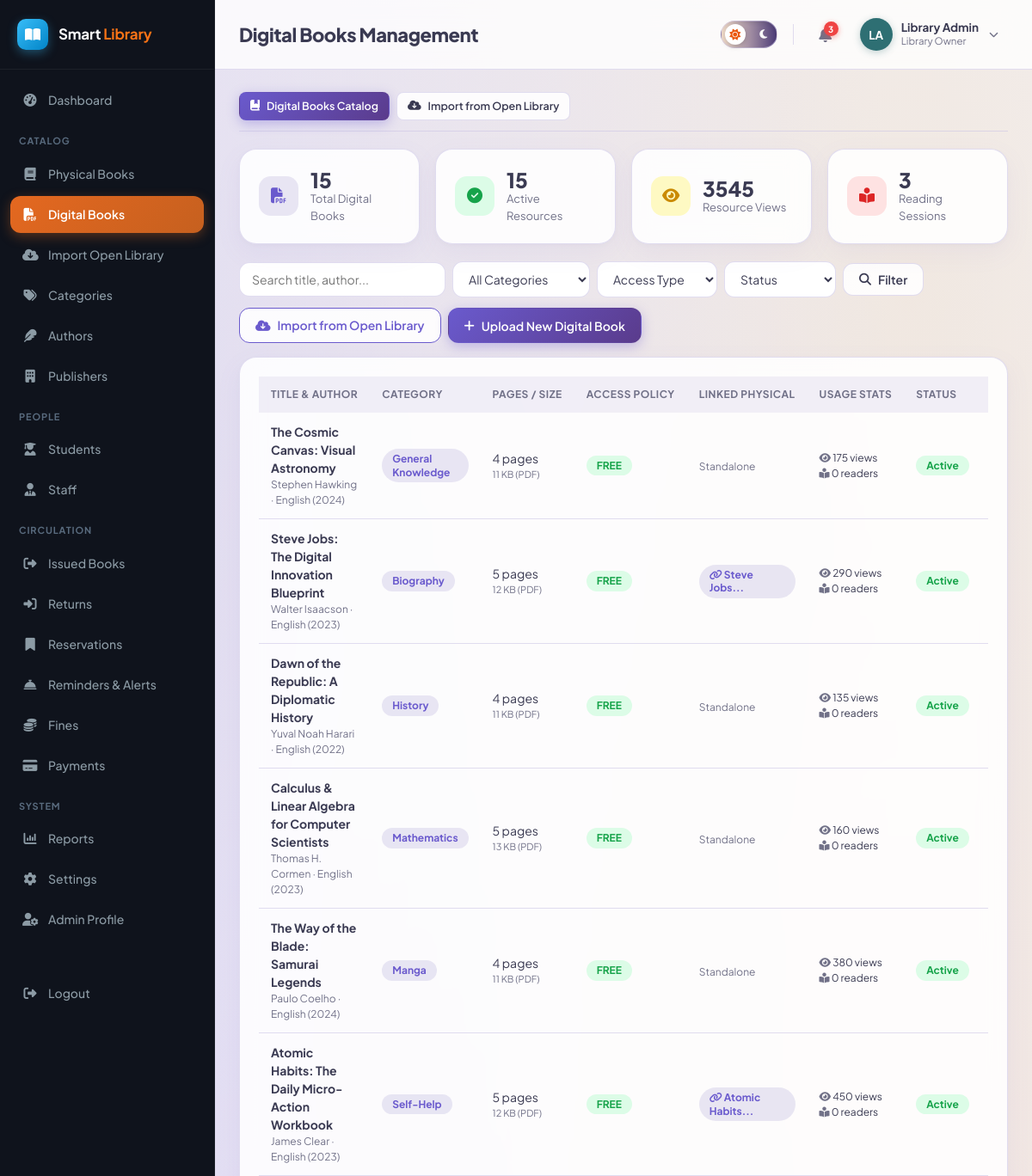
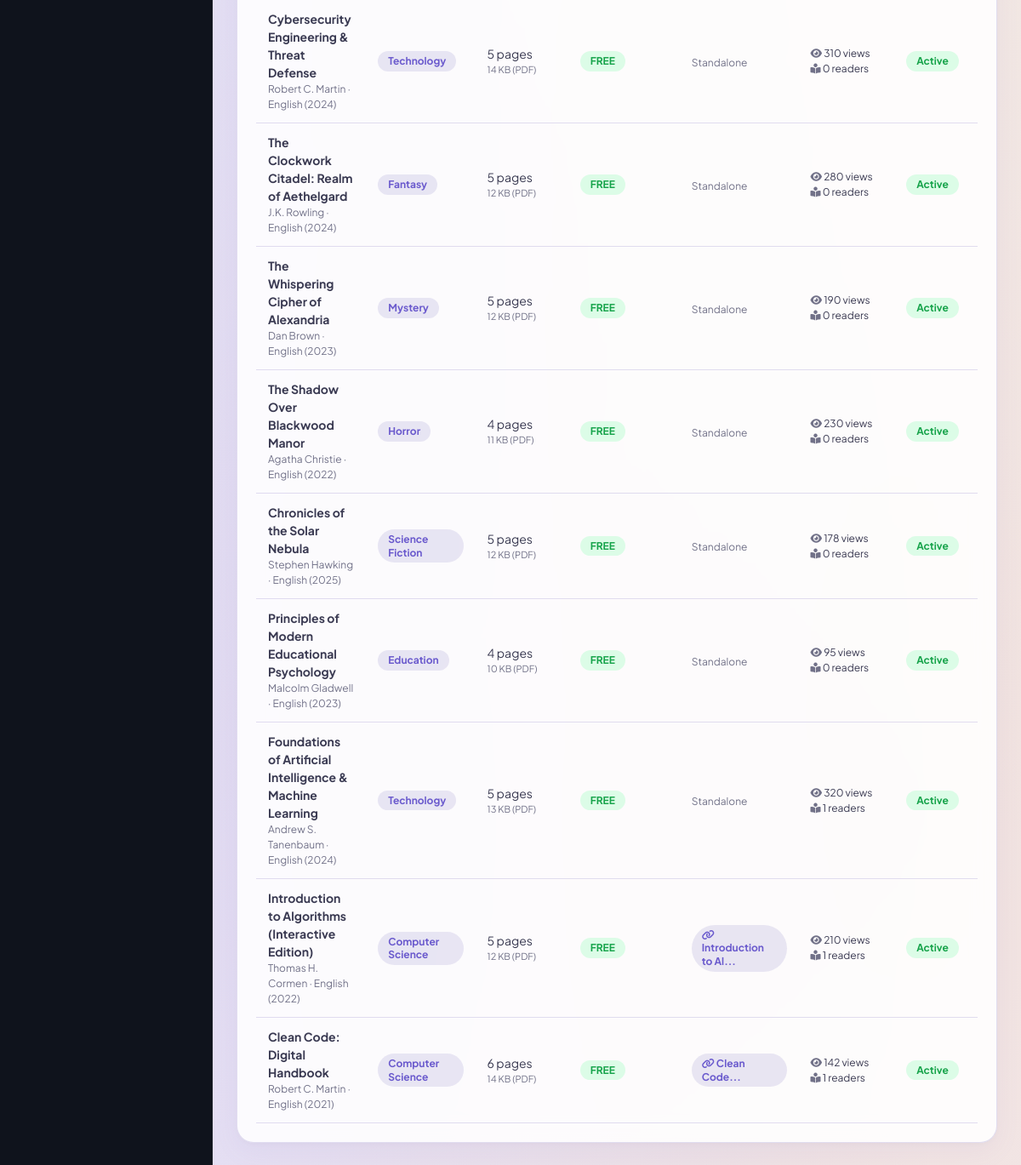
The page /admin/digital-books.php (signed in) on the database its author committed (2 pictures, top to bottom).
### tables this page shows
CREATE TABLE digital_books (
    id INT AUTO_INCREMENT PRIMARY KEY,
    book_id INT NULL,
    title VARCHAR(200) NOT NULL,
    author_id INT NULL,
    author_name VARCHAR(150) NULL,
    category_id INT NULL,
    publisher_id INT NULL,
    isbn VARCHAR(30) NULL,
    ia_id VARCHAR(100) NULL,
    publication_year INT NULL,
    edition VARCHAR(30) DEFAULT '1st',
    language VARCHAR(40) DEFAULT 'English',
    pages INT DEFAULT 10,
    description TEXT NULL,
    cover_image VARCHAR(255) NULL,
    file_path VARCHAR(255) NOT NULL,
    file_format VARCHAR(20) NOT NULL DEFAULT 'PDF',
    file_size_kb INT DEFAULT 0,
    access_type ENUM('free','restricted','open_access') NOT NULL DEFAULT 'free',
    license_info VARCHAR(255) DEFAULT 'Open Educational Resource / Demonstration',
    view_count INT NOT NULL DEFAULT 0,
    read_count INT NOT NULL DEFAULT 0,
    status ENUM('active','inactive') NOT NULL DEFAULT 'active',
    created_at TIMESTAMP DEFAULT CURRENT_TIMESTAMP,
    updated_at TIMESTAMP DEFAULT CURRENT_TIMESTAMP ON UPDATE CURRENT_TIMESTAMP,
    FOREIGN KEY (book_id) REFERENCES books(id) ON DELETE SET NULL,
    FOREIGN KEY (author_id) REFERENCES authors(id) ON DELETE SET NULL,
    FOREIGN KEY (category_id) REFERENCES categories(id) ON DELETE SET NULL,
    FOREIGN KEY (publisher_id) REFERENCES publishers(id) ON DELETE SET NULL,
    INDEX idx_dtitle (title),
    INDEX idx_dcat (category_id),
    INDEX idx_dauthor (author_id),
    INDEX idx_dstatus (status),
    INDEX idx_disbn (isbn),
    INDEX idx_dia (ia_id)
);

CREATE TABLE categories (
    id INT AUTO_INCREMENT PRIMARY KEY,
    name VARCHAR(100) NOT NULL UNIQUE,
    description VARCHAR(255) DEFAULT NULL
);

CREATE TABLE books (
    id INT AUTO_INCREMENT PRIMARY KEY,
    isbn VARCHAR(30) NOT NULL UNIQUE,
    title VARCHAR(200) NOT NULL,
    author_id INT DEFAULT NULL,
    category_id INT DEFAULT NULL,
    publisher_id INT DEFAULT NULL,
    publication_year YEAR DEFAULT NULL,
    edition VARCHAR(30) DEFAULT NULL,
    language VARCHAR(40) DEFAULT 'English',
    pages INT DEFAULT NULL,
    price DECIMAL(10,2) DEFAULT 0.00,
    shelf_number VARCHAR(30) DEFAULT NULL,
    total_copies INT NOT NULL DEFAULT 1,
    available_copies INT NOT NULL DEFAULT 1,
    description TEXT DEFAULT NULL,
    image VARCHAR(255) DEFAULT NULL,
    status ENUM('active','inactive') NOT NULL DEFAULT 'active',
    created_at TIMESTAMP DEFAULT CURRENT_TIMESTAMP,
    updated_at TIMESTAMP DEFAULT CURRENT_TIMESTAMP ON UPDATE CURRENT_TIMESTAMP,
    FOREIGN KEY (author_id) REFERENCES authors(id) ON DELETE SET NULL,
    FOREIGN KEY (category_id) REFERENCES categories(id) ON DELETE SET NULL,
    FOREIGN KEY (publisher_id) REFERENCES publishers(id) ON DELETE SET NULL,
    INDEX idx_title (title),
    INDEX idx_isbn (isbn)
);

### admin/digital-books.php (the view, shortened to what this page needs)
<?php
require_once __DIR__ . '/../includes/functions.php';
require_once __DIR__ . '/../includes/auth-check.php';
$search = trim($_GET['q'] ?? '');
$where = ["1=1"];
$params = [];
$whereSql = 'WHERE ' . implode(' AND ', $where);
$stmt = $pdo->prepare("
    SELECT db.*, c.name AS category_name, COALESCE(a.name, db.author_name) AS author_name,
           p.name AS publisher_name, b.title AS physical_title,
           (SELECT COUNT(*) FROM reading_history WHERE digital_book_id = db.id) AS active_readers
    FROM digital_books db
    LEFT JOIN categories c ON c.id = db.category_id
    LEFT JOIN authors a ON a.id = db.author_id
    LEFT JOIN publishers p ON p.id = db.publisher_id
    LEFT JOIN books b ON b.id = db.book_id
    $whereSql
    ORDER BY db.id DESC
");
$stmt->execute($params);
$books = $stmt->fetchAll();
$totalDigital = (int)$pdo->query("SELECT COUNT(*) FROM digital_books")->fetchColumn();
$activeDigital = (int)$pdo->query("SELECT COUNT(*) FROM digital_books WHERE status='active'")->fetchColumn();
$totalViews = (int)$pdo->query("SELECT COALESCE(SUM(view_count),0) FROM digital_books")->fetchColumn();
$totalReadingSessions = (int)$pdo->query("SELECT COUNT(*) FROM reading_history")->fetchColumn();
include __DIR__ . '/../includes/header.php';
?>
<div class="flex gap-2" style="margin-bottom: 20px; border-bottom: 1px solid var(--border); padding-bottom: 12px;">
    <a href="digital-books.php" class="btn btn-primary btn-sm"><i class="fa-solid fa-book-bookmark"></i> Digital Books Catalog</a>
    <a href="openlibrary-import.php" class="btn btn-outline btn-sm"><i class="fa-solid fa-cloud-arrow-down"></i> Import from Open Library</a>
</div>
<div class="grid grid-4" style="margin-bottom:20px;">
    <div class="card stat-card">
        <div class="icon blue"><i class="fa-solid fa-file-pdf"></i></div>
        <div><div class="num"><?= $totalDigital ?></div><div class="label">Total Digital Books</div></div>
    </div>
    <div class="card stat-card">
        <div class="icon green"><i class="fa-solid fa-circle-check"></i></div>
        <div><div class="num"><?= $activeDigital ?></div><div class="label">Active Resources</div></div>
    </div>
    <div class="card stat-card">
        <div class="icon yellow"><i class="fa-solid fa-eye"></i></div>
        <div><div class="num"><?= $totalViews ?></div><div class="label">Resource Views</div></div>
    </div>
    <div class="card stat-card">
        <div class="icon red"><i class="fa-solid fa-book-open-reader"></i></div>
        <div><div class="num"><?= $totalReadingSessions ?></div><div class="label">Reading Sessions</div></div>
    </div>
</div>
<div class="table-toolbar">
    <form method="GET" class="flex gap-2" style="flex-wrap:wrap; align-items:center;">
        <input type="text" name="q" class="form-control" style="width:240px;" placeholder="Search title, author..." value="<?= e($search) ?>">
        <select name="category" class="form-control" style="width:160px;">
            <option value="">All Categories</option>
        </select>
        <select name="access" class="form-control" style="width:140px;">
            <option value="">Access Type</option>
        </select>
        <select name="status" class="form-control" style="width:130px;">
            <option value="">Status</option>
        </select>
        <button class="btn btn-outline" type="submit"><i class="fa-solid fa-magnifying-glass"></i> Filter</button>
    </form>
    <div class="flex gap-2" style="flex-wrap:wrap;">
        <a href="openlibrary-import.php" class="btn btn-outline" style="border-color: var(--primary); color: var(--primary);">
            <i class="fa-solid fa-cloud-arrow-down"></i> Import from Open Library
        </a>
        <button class="btn btn-primary" onclick="openAddModal()"><i class="fa-solid fa-plus"></i> Upload New Digital Book</button>
    </div>
</div>
<div class="card">
    <div class="table-wrap">
        <table class="data-table">
            <thead>
                <tr>
                    <th>Title & Author</th>
                    <th>Category</th>
                    <th>Pages / Size</th>
                    <th>Access Policy</th>
                    <th>Linked Physical</th>
                    <th>Usage Stats</th>
                    <th>Status</th>
                    <th>Actions</th>
                </tr>
            </thead>
            <tbody>
                <?php if (empty($books)): ?>
                    <tr><td colspan="8" style="text-align:center; padding:30px;" class="text-muted">No digital books found. Click "Upload New Digital Book" to add one.</td></tr>
                <?php else: ?>
                    <?php foreach ($books as $b): ?>
                        <tr>
                            <td>
                                <strong><?= e($b['title']) ?></strong>
                                <div class="text-muted" style="font-size:12px;"><?= e($b['author_name'] ?: 'Unknown') ?> &middot; <?= e($b['language']) ?> (<?= e($b['publication_year'] ?: '—') ?>)</div>
                            </td>
                            <td><span class="badge badge-blue"><?= e($b['category_name'] ?: 'General') ?></span></td>
                            <td>
                                <div><?= (int)$b['pages'] ?> pages</div>
                                <div class="text-muted" style="font-size:11px;"><?= (int)$b['file_size_kb'] ?> KB (PDF)</div>
                            </td>
                            <td>
                                <span class="badge badge-green"><?= strtoupper(e($b['access_type'])) ?></span>
                            </td>
                            <td>
                                <?php if ($b['physical_title']): ?>
                                    <span class="badge badge-blue" title="Linked to physical inventory"><i class="fa-solid fa-link"></i> <?= e(substr($b['physical_title'], 0, 18)) ?>...</span>
                                <?php else: ?>
                                    <span class="text-muted" style="font-size:12px;">Standalone</span>
                                <?php endif; ?>
                            </td>
                            <td>
                                <div style="font-size:12px;"><i class="fa-solid fa-eye text-muted"></i> <?= (int)$b['view_count'] ?> views</div>
                                <div style="font-size:12px;"><i class="fa-solid fa-book-reader text-muted"></i> <?= (int)$b['active_readers'] ?> readers</div>
                            </td>
                            <td><?= statusBadge($b['status']) ?></td>
                            <td>
                            </td>
                        </tr>
                    <?php endforeach; ?>
                <?php endif; ?>
            </tbody>
        </table>
    </div>
</div>
<?php include __DIR__ . '/../includes/footer.php'; ?>

### includes/functions.php (shortened to what this page needs)
<?php
function e($value) {
    return htmlspecialchars($value ?? '', ENT_QUOTES, 'UTF-8');
}
function statusBadge($status) {
    $colors = [
        'active' => 'badge-green', 'available' => 'badge-green', 'paid' => 'badge-green',
        'returned' => 'badge-green', 'completed' => 'badge-green', 'approved' => 'badge-green', 'ready' => 'badge-green',
        'issued' => 'badge-blue', 'pending' => 'badge-yellow', 'partially_paid' => 'badge-yellow',
        'overdue' => 'badge-red', 'unpaid' => 'badge-red', 'inactive' => 'badge-gray', 'cancelled' => 'badge-gray',
        'expired' => 'badge-gray', 'lost' => 'badge-red', 'damaged' => 'badge-red', 'waived' => 'badge-gray',
    ];
    $icons = [
        'unpaid' => 'fa-circle-xmark',
        'pending' => 'fa-clock',
        'paid' => 'fa-circle-check',
        'partially_paid' => 'fa-circle-half-stroke',
        'overdue' => 'fa-triangle-exclamation',
        'waived' => 'fa-ban',
    ];
    $iconHtml = isset($icons[$status]) ? '<i class="fa-solid ' . $icons[$status] . '"></i> ' : '';
    $class = $colors[$status] ?? 'badge-gray';
    $label = match($status) {
        'unpaid' => 'Unpaid',
        'pending' => 'Payment Pending',
        'partially_paid' => 'Partially Paid',
        'paid' => 'Paid',
        'waived' => 'Waived',
        default => ucfirst($status)
    };
    return '<span class="badge ' . $class . '">' . $iconHtml . e($label) . '</span>';
}

### assets/css/style.css (style rules this page uses)
:root { --primary: #6A5ACD; --primary-dark: #5A3B8C; --primary-mid: #8B7CC7; --primary-light: rgba(201, 194, 227, 0.4); --lavender: #C9C2E3; --accent-orange: #C6601F; --accent-orange-hover: #d96b27; --accent-teal: #2E6F73; --accent-teal-light: rgba(46, 111, 115, 0.16); --accent-sand: #EADCC8; --accent-sand-light: rgba(234, 220, 200, 0.5); --success: #16a34a; --success-light: #dcfce7; --warning: #ca8a04; --warning-light: #fef9c3; --danger: #dc2626; --danger-light: #fee2e2; --text: #3A3A52; --text-muted: #717188; --bg: #F7F5FC; --white: #ffffff; --card-bg: rgba(255, 255, 255, 0.88); --card-border: rgba(201, 194, 227, 0.55); --border: rgba(201, 194, 227, 0.55); --gray-light: #f6f5fb; --gray: #88889d; --sidebar-w: 250px; --radius: 20px; --pill-radius: 999px; --shadow: 0 10px 30px rgba(123, 109, 216, 0.07), 0 2px 8px rgba(46, 43, 43, 0.03); }
* { box-sizing: border-box; }
body { margin: 0; font-family: 'Plus Jakarta Sans', system-ui, -apple-system, BlinkMacSystemFont, Roboto, sans-serif; background-color: var(--bg); background-image: radial-gradient(at 10% 15%, rgba(201, 194, 227, 0.45) 0px, transparent 60%), radial-gradient(at 88% 12%, rgba(234, 220, 200, 0.5) 0px, transparent 60%), radial-gradient(at 90% 85%, rgba(198, 96, 31, 0.14) 0px, transparent 65%), radial-gradient(at 15% 85%, rgba(121, 106, 220, 0.18) 0px, transparent 65%); background-attachment: fixed; color: var(--text); font-size: 15px; line-height: 1.5; -webkit-font-smoothing: antialiased; }
a { color: var(--primary); text-decoration: none; transition: color 0.15s ease; }
.grid { display: grid; gap: 18px; }
.grid-4 { grid-template-columns: repeat(4, 1fr); }
.card { background: var(--card-bg); border: 1px solid var(--card-border); border-radius: var(--radius); box-shadow: var(--shadow); padding: 22px; backdrop-filter: blur(14px); -webkit-backdrop-filter: blur(14px); transition: transform 0.2s ease, box-shadow 0.2s ease; }
.stat-card { display: flex; align-items: center; gap: 14px; }
.stat-card .icon { width: 46px; height: 46px; border-radius: 14px; display: flex; align-items: center; justify-content: center; font-size: 18px; flex-shrink: 0; }
.stat-card .icon.blue { background: var(--primary-light); color: var(--primary); }
.stat-card .icon.green { background: var(--success-light); color: var(--success); }
.stat-card .icon.yellow { background: var(--warning-light); color: var(--warning); }
.stat-card .icon.red { background: var(--danger-light); color: var(--danger); }
.stat-card .num { font-size: 24px; font-weight: 800; line-height: 1.1; color: var(--text); }
.stat-card .label { font-size: 13px; color: var(--text-muted); }
.btn { display: inline-flex; align-items: center; gap: 8px; padding: 9px 18px; border-radius: 12px; border: 1px solid transparent; font-size: 14px; font-weight: 600; cursor: pointer; text-decoration: none; font-family: inherit; transition: all 0.18s ease; }
.btn-primary { background: linear-gradient(135deg, #6A5ACD 0%, #5A3B8C 100%); color: #ffffff; box-shadow: 0 4px 14px rgba(106, 90, 205, 0.35); }
.btn-outline { background: var(--card-bg); border-color: var(--border); color: var(--text); }
.btn-sm { padding: 6px 12px; font-size: 12.5px; border-radius: 8px; }
.form-control { width: 100%; padding: 10px 14px; border: 1px solid var(--border); border-radius: 12px; font-size: 14px; background: var(--white); color: var(--text); font-family: inherit; transition: border-color 0.15s ease, box-shadow 0.15s ease; }
.table-wrap { overflow-x: auto; }
table.data-table { width: 100%; border-collapse: collapse; font-size: 14px; }
.data-table th { text-align: left; padding: 12px 14px; background: rgba(201, 194, 227, 0.25); font-weight: 700; font-size: 12px; text-transform: uppercase; letter-spacing: 0.04em; color: var(--text-muted); white-space: nowrap; }
.data-table td { padding: 12px 14px; border-bottom: 1px solid var(--border); vertical-align: middle; }
.table-toolbar { display: flex; justify-content: space-between; align-items: center; margin-bottom: 16px; gap: 12px; flex-wrap: wrap; }
.badge { padding: 4px 12px; border-radius: 999px; font-size: 12px; font-weight: 700; display: inline-block; line-height: 1.3; }
.badge-green { background: var(--success-light); color: var(--success); }
.badge-blue { background: var(--primary-light); color: var(--primary); }
.text-muted { color: var(--text-muted); }
.flex { display: flex; }
.gap-2 { gap: 8px; }

### rows shown on the page
digital_books: title "The Cosmic Canvas: Visual Astronomy", author_name "Stephen Hawking", language "English", publication_year "2024", category.name "General Knowledge", pages "4", file_size_kb "11", access_type "FREE", shows "Standalone", view_count "175", active_readers "0", status "Active"
digital_books: title "Steve Jobs: The Digital Innovation Blueprint", author_name "Walter Isaacson", language "English", publication_year "2023", category.name "Biography", pages "5", file_size_kb "12", access_type "FREE", book.title "Steve Jobs", view_count "290", active_readers "0", status "Active"
digital_books: title "Dawn of the Republic: A Diplomatic History", author_name "Yuval Noah Harari", language "English", publication_year "2022", category.name "History", pages "4", file_size_kb "11", access_type "FREE", shows "Standalone", view_count "135", active_readers "0", status "Active"
digital_books: title "Calculus & Linear Algebra for Computer Scientists", author_name "Thomas H. Cormen", language "English", publication_year "2023", category.name "Mathematics", pages "5", file_size_kb "13", access_type "FREE", shows "Standalone", view_count "160", active_readers "0", status "Active"
digital_books: title "The Way of the Blade: Samurai Legends", author_name "Paulo Coelho", language "English", publication_year "2024", category.name "Manga", pages "4", file_size_kb "11", access_type "FREE", shows "Standalone", view_count "380", active_readers "0", status "Active"
digital_books: title "Atomic Habits: The Daily Micro-Action Workbook", author_name "James Clear", language "English", publication_year "2023", category.name "Self-Help", pages "5", file_size_kb "12", access_type "FREE", book.title "Atomic Habits", view_count "450", active_readers "0", status "Active"
digital_books: title "Cybersecurity Engineering & Threat Defense", author_name "Robert C. Martin", language "English", publication_year "2024", category.name "Technology", pages "5", file_size_kb "14", access_type "FREE", shows "Standalone", view_count "310", active_readers "0", status "Active"
digital_books: title "The Clockwork Citadel: Realm of Aethelgard", author_name "J.K. Rowling", language "English", publication_year "2024", category.name "Fantasy", pages "5", file_size_kb "12", access_type "FREE", shows "Standalone", view_count "280", active_readers "0", status "Active"
digital_books: title "The Whispering Cipher of Alexandria", author_name "Dan Brown", language "English", publication_year "2023", category.name "Mystery", pages "5", file_size_kb "12", access_type "FREE", shows "Standalone", view_count "190", active_readers "0", status "Active"
digital_books: title "The Shadow Over Blackwood Manor", author_name "Agatha Christie", language "English", publication_year "2022", category.name "Horror", pages "4", file_size_kb "11", access_type "FREE", shows "Standalone", view_count "230", active_readers "0", status "Active"
digital_books: title "Chronicles of the Solar Nebula", author_name "Stephen Hawking", language "English", publication_year "2025", category.name "Science Fiction", pages "5", file_size_kb "12", access_type "FREE", shows "Standalone", view_count "178", active_readers "0", status "Active"
digital_books: title "Principles of Modern Educational Psychology", author_name "Malcolm Gladwell", language "English", publication_year "2023", category.name "Education", pages "4", file_size_kb "10", access_type "FREE", shows "Standalone", view_count "95", active_readers "0", status "Active"
digital_books: title "Foundations of Artificial Intelligence & Machine Learning", author_name "Andrew S. Tanenbaum", language "English", publication_year "2024", category.name "Technology", pages "5", file_size_kb "13", access_type "FREE", shows "Standalone", view_count "320", active_readers "1", status "Active"
digital_books: title "Introduction to Algorithms (Interactive Edition)", author_name "Thomas H. Cormen", language "English", publication_year "2022", category.name "Computer Science", pages "5", file_size_kb "12", access_type "FREE", book.title "Introduction to Al", view_count "210", active_readers "1", status "Active"
digital_books: title "Clean Code: Digital Handbook", author_name "Robert C. Martin", language "English", publication_year "2021", category.name "Computer Science", pages "6", file_size_kb "14", access_type "FREE", book.title "Clean Code", view_count "142", active_readers "1", status "Active"

### other values the page prints
$label "Dashboard"
$item['_section'] "CATALOG"
$label "Physical Books"
$label "Digital Books"
$label "Import Open Library"
$label "Categories"
$label "Authors"
$label "Publishers"
$item['_section'] "PEOPLE"
$label "Students"
$label "Staff"
$item['_section'] "CIRCULATION"
$label "Issued Books"
$label "Returns"
$label "Reservations"
